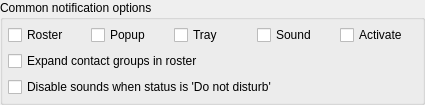
<?xml version="1.0" encoding="UTF-8"?>
<ui version="4.0">
 <class>OptionsWidgetClass</class>
 <widget class="QWidget" name="OptionsWidgetClass">
  <property name="geometry">
   <rect>
    <x>0</x>
    <y>0</y>
    <width>425</width>
    <height>90</height>
   </rect>
  </property>
  <layout class="QVBoxLayout" name="verticalLayout_2">
   <property name="margin">
    <number>0</number>
   </property>
   <item>
    <widget class="QGroupBox" name="grbCommonOptions">
     <property name="title">
      <string>Common notification options</string>
     </property>
     <layout class="QVBoxLayout" name="verticalLayout">
      <property name="margin">
       <number>5</number>
      </property>
      <item>
       <layout class="QHBoxLayout" name="horizontalLayout">
        <item>
         <widget class="QCheckBox" name="chbEnableRosterIcons">
          <property name="text">
           <string>Roster</string>
          </property>
         </widget>
        </item>
        <item>
         <widget class="QCheckBox" name="chbEnablePopupWindows">
          <property name="text">
           <string>Popup</string>
          </property>
         </widget>
        </item>
        <item>
         <widget class="QCheckBox" name="chbEnableTrayIcons">
          <property name="text">
           <string>Tray</string>
          </property>
         </widget>
        </item>
        <item>
         <widget class="QCheckBox" name="chbEnableSounds">
          <property name="text">
           <string>Sound</string>
          </property>
         </widget>
        </item>
        <item>
         <widget class="QCheckBox" name="chbEnableAutoActivate">
          <property name="text">
           <string>Activate</string>
          </property>
         </widget>
        </item>
       </layout>
      </item>
      <item>
       <widget class="QCheckBox" name="chbExpandRosterGroups">
        <property name="text">
         <string>Expand contact groups in roster</string>
        </property>
       </widget>
      </item>
      <item>
       <widget class="QCheckBox" name="chbDisableSoundsWhenDND">
        <property name="text">
         <string>Disable sounds when status is 'Do not disturb'</string>
        </property>
       </widget>
      </item>
     </layout>
    </widget>
   </item>
  </layout>
 </widget>
 <layoutdefault spacing="6" margin="11"/>
 <resources/>
 <connections/>
</ui>
